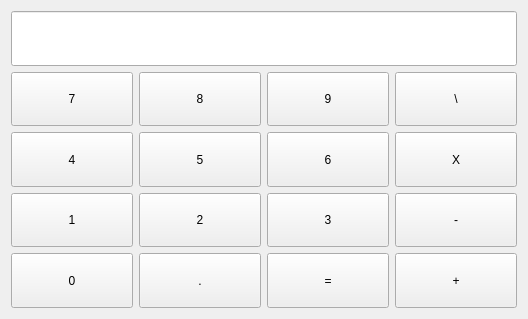
<?xml version="1.0" encoding="UTF-8"?>
<ui version="4.0">
 <class>Form</class>
 <widget class="QWidget" name="Form">
  <property name="geometry">
   <rect>
    <x>0</x>
    <y>0</y>
    <width>528</width>
    <height>319</height>
   </rect>
  </property>
  <property name="windowTitle">
   <string>计算器</string>
  </property>
  <layout class="QVBoxLayout" name="verticalLayout">
   <item>
    <widget class="QLineEdit" name="lineEdit">
     <property name="sizePolicy">
      <sizepolicy hsizetype="Expanding" vsizetype="Expanding">
       <horstretch>0</horstretch>
       <verstretch>0</verstretch>
      </sizepolicy>
     </property>
    </widget>
   </item>
   <item>
    <layout class="QHBoxLayout" name="horizontalLayout">
     <item>
      <widget class="QPushButton" name="pushButton_7">
       <property name="sizePolicy">
        <sizepolicy hsizetype="Expanding" vsizetype="Expanding">
         <horstretch>0</horstretch>
         <verstretch>0</verstretch>
        </sizepolicy>
       </property>
       <property name="text">
        <string>7</string>
       </property>
      </widget>
     </item>
     <item>
      <widget class="QPushButton" name="pushButton_9">
       <property name="sizePolicy">
        <sizepolicy hsizetype="Expanding" vsizetype="Expanding">
         <horstretch>0</horstretch>
         <verstretch>0</verstretch>
        </sizepolicy>
       </property>
       <property name="text">
        <string>8</string>
       </property>
      </widget>
     </item>
     <item>
      <widget class="QPushButton" name="pushButton_8">
       <property name="sizePolicy">
        <sizepolicy hsizetype="Expanding" vsizetype="Expanding">
         <horstretch>0</horstretch>
         <verstretch>0</verstretch>
        </sizepolicy>
       </property>
       <property name="text">
        <string>9</string>
       </property>
      </widget>
     </item>
     <item>
      <widget class="QPushButton" name="pushButton_div">
       <property name="sizePolicy">
        <sizepolicy hsizetype="Expanding" vsizetype="Expanding">
         <horstretch>0</horstretch>
         <verstretch>0</verstretch>
        </sizepolicy>
       </property>
       <property name="text">
        <string>\</string>
       </property>
      </widget>
     </item>
    </layout>
   </item>
   <item>
    <layout class="QHBoxLayout" name="horizontalLayout_2">
     <item>
      <widget class="QPushButton" name="pushButton_6">
       <property name="sizePolicy">
        <sizepolicy hsizetype="Expanding" vsizetype="Expanding">
         <horstretch>0</horstretch>
         <verstretch>0</verstretch>
        </sizepolicy>
       </property>
       <property name="text">
        <string>4</string>
       </property>
      </widget>
     </item>
     <item>
      <widget class="QPushButton" name="pushButton_5">
       <property name="sizePolicy">
        <sizepolicy hsizetype="Expanding" vsizetype="Expanding">
         <horstretch>0</horstretch>
         <verstretch>0</verstretch>
        </sizepolicy>
       </property>
       <property name="text">
        <string>5</string>
       </property>
      </widget>
     </item>
     <item>
      <widget class="QPushButton" name="pushButton_4">
       <property name="sizePolicy">
        <sizepolicy hsizetype="Expanding" vsizetype="Expanding">
         <horstretch>0</horstretch>
         <verstretch>0</verstretch>
        </sizepolicy>
       </property>
       <property name="text">
        <string>6</string>
       </property>
      </widget>
     </item>
     <item>
      <widget class="QPushButton" name="pushButton_mul">
       <property name="sizePolicy">
        <sizepolicy hsizetype="Expanding" vsizetype="Expanding">
         <horstretch>0</horstretch>
         <verstretch>0</verstretch>
        </sizepolicy>
       </property>
       <property name="text">
        <string>X</string>
       </property>
      </widget>
     </item>
    </layout>
   </item>
   <item>
    <layout class="QHBoxLayout" name="horizontalLayout_3">
     <item>
      <widget class="QPushButton" name="pushButton_1">
       <property name="sizePolicy">
        <sizepolicy hsizetype="Expanding" vsizetype="Expanding">
         <horstretch>0</horstretch>
         <verstretch>0</verstretch>
        </sizepolicy>
       </property>
       <property name="text">
        <string>1</string>
       </property>
      </widget>
     </item>
     <item>
      <widget class="QPushButton" name="pushButton_2">
       <property name="sizePolicy">
        <sizepolicy hsizetype="Expanding" vsizetype="Expanding">
         <horstretch>0</horstretch>
         <verstretch>0</verstretch>
        </sizepolicy>
       </property>
       <property name="text">
        <string>2</string>
       </property>
      </widget>
     </item>
     <item>
      <widget class="QPushButton" name="pushButton_3">
       <property name="sizePolicy">
        <sizepolicy hsizetype="Expanding" vsizetype="Expanding">
         <horstretch>0</horstretch>
         <verstretch>0</verstretch>
        </sizepolicy>
       </property>
       <property name="text">
        <string>3</string>
       </property>
      </widget>
     </item>
     <item>
      <widget class="QPushButton" name="pushButton_">
       <property name="sizePolicy">
        <sizepolicy hsizetype="Expanding" vsizetype="Expanding">
         <horstretch>0</horstretch>
         <verstretch>0</verstretch>
        </sizepolicy>
       </property>
       <property name="text">
        <string>-</string>
       </property>
      </widget>
     </item>
    </layout>
   </item>
   <item>
    <layout class="QHBoxLayout" name="horizontalLayout_4">
     <item>
      <widget class="QPushButton" name="pushButton_12">
       <property name="sizePolicy">
        <sizepolicy hsizetype="Expanding" vsizetype="Expanding">
         <horstretch>0</horstretch>
         <verstretch>0</verstretch>
        </sizepolicy>
       </property>
       <property name="text">
        <string>0</string>
       </property>
      </widget>
     </item>
     <item>
      <widget class="QPushButton" name="pushButton_11">
       <property name="sizePolicy">
        <sizepolicy hsizetype="Expanding" vsizetype="Expanding">
         <horstretch>0</horstretch>
         <verstretch>0</verstretch>
        </sizepolicy>
       </property>
       <property name="text">
        <string>.</string>
       </property>
      </widget>
     </item>
     <item>
      <widget class="QPushButton" name="pushButton_10">
       <property name="sizePolicy">
        <sizepolicy hsizetype="Expanding" vsizetype="Expanding">
         <horstretch>0</horstretch>
         <verstretch>0</verstretch>
        </sizepolicy>
       </property>
       <property name="text">
        <string>=</string>
       </property>
      </widget>
     </item>
     <item>
      <widget class="QPushButton" name="pushButton_13">
       <property name="sizePolicy">
        <sizepolicy hsizetype="Expanding" vsizetype="Expanding">
         <horstretch>0</horstretch>
         <verstretch>0</verstretch>
        </sizepolicy>
       </property>
       <property name="text">
        <string>+</string>
       </property>
      </widget>
     </item>
    </layout>
   </item>
  </layout>
 </widget>
 <resources/>
 <connections/>
</ui>
